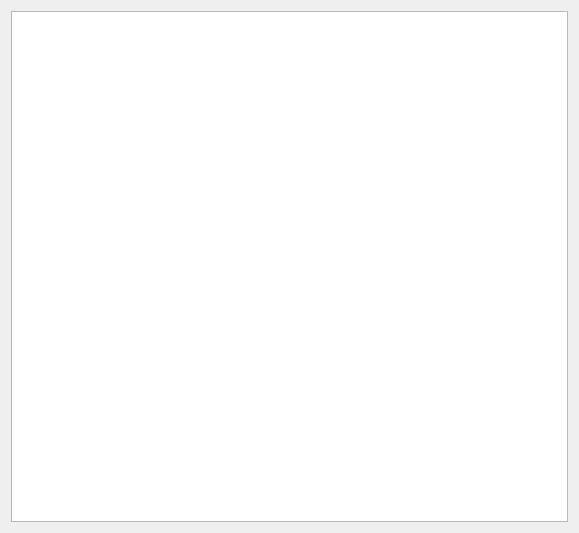
<?xml version="1.0" encoding="UTF-8"?>
<ui version="4.0">
 <class>DfView</class>
 <widget class="QWidget" name="DfView">
  <property name="geometry">
   <rect>
    <x>0</x>
    <y>0</y>
    <width>579</width>
    <height>533</height>
   </rect>
  </property>
  <property name="windowTitle">
   <string>Form</string>
  </property>
  <layout class="QVBoxLayout" name="verticalLayout">
   <item>
    <widget class="QTableView" name="tableView">
     <property name="contextMenuPolicy">
      <enum>Qt::ActionsContextMenu</enum>
     </property>
     <property name="sortingEnabled">
      <bool>true</bool>
     </property>
    </widget>
   </item>
  </layout>
  <action name="actionSave_Excel">
   <property name="icon">
    <iconset>
     <normaloff>res/save.png</normaloff>res/save.png</iconset>
   </property>
   <property name="text">
    <string>Save Excel</string>
   </property>
   <property name="toolTip">
    <string>Save to excel file</string>
   </property>
  </action>
 </widget>
 <resources/>
 <connections/>
</ui>
